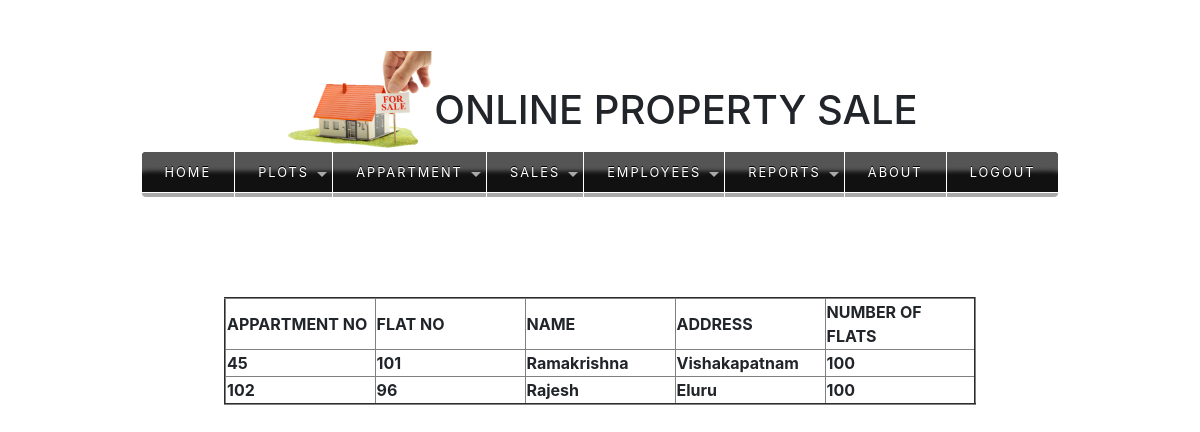
The page /viewappartments/ on the database its author committed.
### app/models.py (models this page shows)
class AppartmentModel(models.Model):
    appartmentno=models.IntegerField(primary_key=True)
    flatno=models.IntegerField()
    name=models.CharField(max_length=30)
    address=models.CharField(max_length=200)
    noofflats=models.IntegerField()

### app/views.py (the view)
# urls.py: path('viewappartments/',views.ViewAppartments.as_view()),
class ViewAppartments(ListView):
    template_name = "viewappartment.html"
    model = AppartmentModel

### templates/viewappartment.html (shortened to what this page needs)
<!doctype html>
<html lang="en">
  <head>
    <link rel="stylesheet" href="https://stackpath.bootstrapcdn.com/bootstrap/4.2.1/css/bootstrap.min.css">
  </head>
  <body>
  {% include "head.html" %}
{% include 'menu.html' %}
<div style="margin-top: 100px">
  <table align="center" border="2">
     <tr bgcolor="">
                <th width="150">APPARTMENT NO</th>
                <th width="150">FLAT NO</th>
                <th width="150">NAME</th>
                <th width="150">ADDRESS</th>
                <th width="150">NUMBER OF FLATS</th>
            </tr>
        {% for x in object_list %}
            <tr bgcolor="">
                <th width="100">{{ x.appartmentno }}</th>
                <th width="100">{{ x.flatno }}</th>
                <th width="100">{{ x.name }}</th>
                <th width="100">
                {{ x.address }}
                </th>
                <th width="100">
                   {{ x.noofflats }}
                </th>
            </tr>
        {% endfor %}
    </table>
</div>
  </body>
</html>

### templates/head.html (shortened to what this page needs)
{% load staticfiles %}
<!DOCTYPE html>
<html lang="en">
<head>
</head>
<body>
<table  style="margin-top: 50px;" align="center">
    <tr><th  ><img width="150" src="{% static 'images/home.png' %}"></th><th><h1 style="margin-top: 25px;">ONLINE PROPERTY SALE</h1></th></tr>
</table>
</body>
</html>

### templates/menu.html (shortened to what this page needs)
{% load staticfiles %}
<link rel="stylesheet" href="{% static 'css/nav.css' %}">
<div class="container">
  <nav>
  <ul class="nav">
    <li><a href="/home/">Home</a></li>
    <li><a href="#">Plots</a>
    </li>
      <li><a href="#">Appartment</a>
      </li>
    <li><a href="#">Sales</a>
    </li>
      <li><a href="#">Employees</a>
    </li>
    <li><a href="#">Reports</a>
    </li>
    <li><a href="/about/">About</a></li>
      <li><a href="/logout/">Logout</a></li>
  </ul>
</nav>
</div>

### app/static/css/nav.css (style rules this page uses)
nav { display: block; text-align: center; }
nav ul { margin: 0; padding:0; list-style: none; }
.nav a { display:block; background: #111; color: #fff; text-decoration: none; padding: 0.8em 1.8em; text-transform: uppercase; font-size: 80%; letter-spacing: 2px; text-shadow: 0 -1px 0 #000; position: relative; }
.nav { vertical-align: top; display: inline-block; box-shadow: 1px -1px -1px 1px #000, -1px 1px -1px 1px #fff, 0 0 6px 3px #fff; border-radius:6px; }
.nav li { position: relative; }
.nav > li { float: left; border-bottom: 4px #aaa solid; margin-right: 1px; }
.nav > li > a { margin-bottom: 1px; box-shadow: inset 0 2em .33em -0.5em #555; }
.nav > li:first-child { border-radius: 4px 0 0 4px; }
.nav > li:first-child > a { border-radius: 4px 0 0 0; }
.nav > li:last-child { border-radius: 0 0 4px 0; margin-right: 0; }
.nav > li:last-child > a { border-radius: 0 4px 0 0; }
.nav li a:first-child:nth-last-child(2):before { content: ""; position: absolute; height: 0; width: 0; border: 5px solid transparent; top: 50% ; right:5px; }
.nav > li > a:first-child:nth-last-child(2):before { border-top-color: #aaa; }

### rows shown on the page
AppartmentModel: appartmentno "45", flatno "101", name "Ramakrishna", address "Vishakapatnam", noofflats "100"
AppartmentModel: appartmentno "102", flatno "96", name "Rajesh", address "Eluru", noofflats "100"
